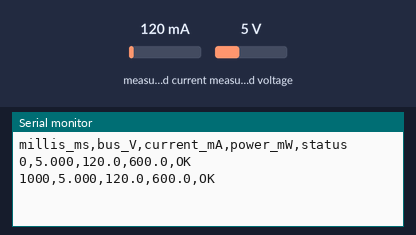
Simulated run of this sketch. Board: ESP32. Parts: the last lines printed to the serial monitor. Inputs (shaded band) come from the test bench; at power-on: measured current 120 mA, measured voltage 5 V.

Above: at 1.2 s.
1.3 s: measured current set to 40 mA
At 2.6 s:
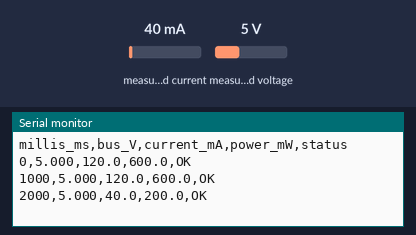
2.8 s: measured voltage set to 0.3 V
At 3.8 s:
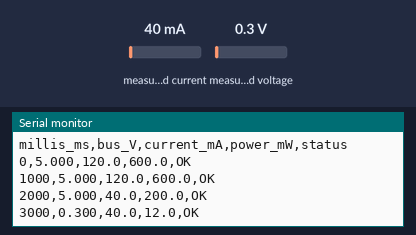
4.3 s: measured current set to 500 mA
At 5.5 s:
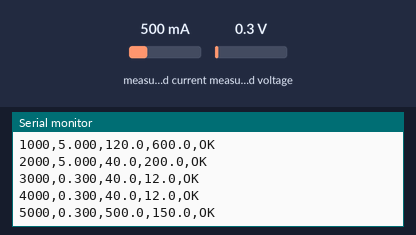
Timing chart, 0 to 7.3 s (numbered marks = the images above; inputs shaded):
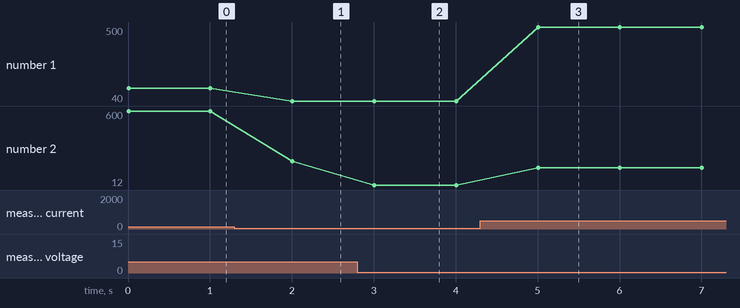

The sketch:

logger.ino
```cpp
// Smart Electrocoagulator - INA219 logger for ESP32 (unit C1)
// Reads the INA219 every 1 s (paper: Tabel 3.9 T5, Gambar 3.3 "log CSV tiap 1 s")
// and prints one CSV line per reading over USB serial to the laptop.
// Wiring (Tabel 3.8): D1 GND INA219 -> GND ESP32; D3 VCC INA219 -> 3V3;
// D4 SDA INA219 -> GPIO 21; D5 SCL INA219 -> GPIO 22. D2 (GND ESP32 -> kaki 5) needs no code.

#include <Wire.h>
#include <Adafruit_INA219.h>

const int PIN_SDA = 21;                 // Tabel 3.8, kabel D4
const int PIN_SCL = 22;                 // Tabel 3.8, kabel D5
const unsigned long INTERVAL_MS = 1000; // paper: data INA219 tercatat tiap 1 detik
const unsigned long BAUD = 115200;      // ASSUMED: paper gives no baud rate; common ESP32 default
const uint8_t INA219_ADDR = 0x40;       // ASSUMED: module default (A0, A1 not bridged); paper gives no address

Adafruit_INA219 ina219(INA219_ADDR);
unsigned long nextTick;
bool lastOk = false;

void setup() {
  Serial.begin(BAUD);
  Wire.begin(PIN_SDA, PIN_SCL);
  // ASSUMED: library default calibration 32 V / 2 A (0.1 mA steps); covers the 24 V limit and 0.65 A max current.
  lastOk = ina219.begin(&Wire);
  if (!lastOk) Serial.println("# ERROR: INA219 not found at 0x40 - check D1, D3-D5");
  Serial.println("millis_ms,bus_V,current_mA,power_mW,status");
  nextTick = millis();
}

void loop() {
  if ((long)(millis() - nextTick) < 0) return;
  nextTick += INTERVAL_MS;  // fixed schedule, so the interval does not drift

  // A power glitch on the INA219 wipes its calibration register (current would read 0), so rewrite it after any failure.
  if (!lastOk) {
    ina219.setCalibration_32V_2A();
    delay(2);  // let one conversion (~0.5 ms) finish with the new calibration
  }

  unsigned long t = millis();
  float v = ina219.getBusVoltage_V();  // Vin- to GND = cell voltage (Gambar 3.3 note)
  bool ok = ina219.success();
  float mA = ina219.getCurrent_mA();
  ok = ok && ina219.success();
  float mW = ina219.getPower_mW();
  ok = ok && ina219.success();

  lastOk = ok;

  Serial.print(t);
  if (ok) {
    Serial.printf(",%.3f,%.1f,%.1f,OK\n", v, mA, mW);
  } else {
    Serial.println(",,,,ERR_I2C");  // line still printed so the laptop sees the ESP32 is alive (R20)
  }
}
```

Measured:
- after the input at 1.3 s, the serial monitor: prints a new line after 0.71 s (image 1)
- after the input at 2.8 s, the serial monitor: prints a new line after 0.21 s (image 2)
- after the input at 4.3 s, the serial monitor: prints a new line after 0.71 s (image 3)
- plotted number 1: 120 → 40 after the input at 1.3 s, 40 → 500 after the input at 4.3 s
- plotted number 2: 600 → 200 after the input at 1.3 s, 200 → 12 after the input at 2.8 s, 12 → 150 after the input at 4.3 s
